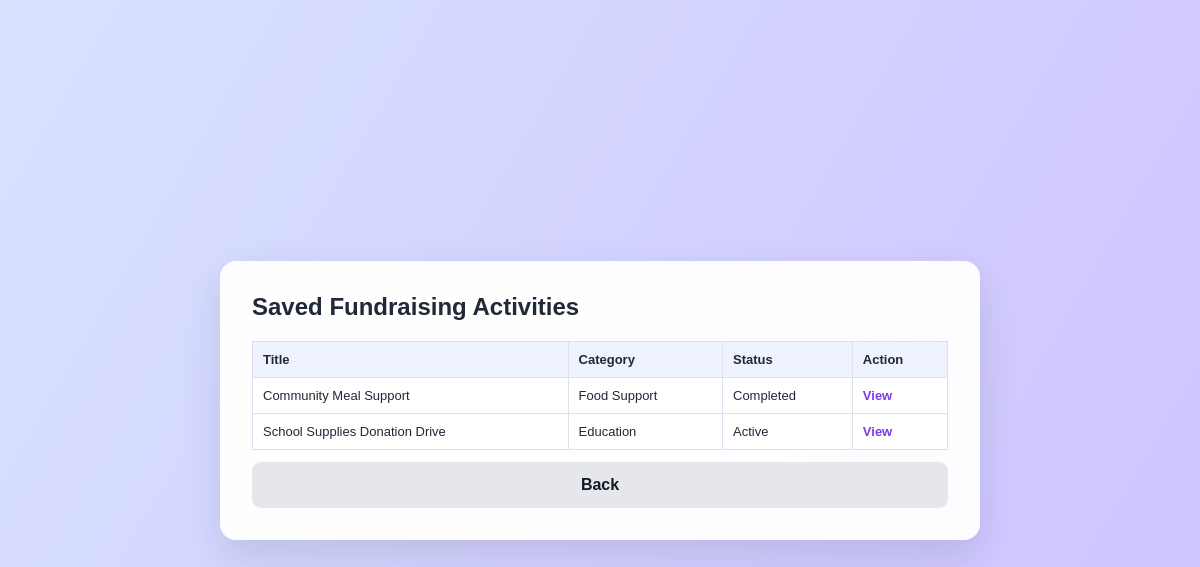
Screenshot of /index.php?page=view_saved_fra (signed in) with the database file from the repository.
### tables this page shows
CREATE TABLE favorites (
    favorite_id INT AUTO_INCREMENT PRIMARY KEY,
    user_id INT NOT NULL,
    fra_id INT NOT NULL,
    saved_date DATE NOT NULL,
    UNIQUE KEY unique_user_fra (user_id, fra_id),
    FOREIGN KEY (user_id) REFERENCES managed_user_accounts(user_id),
    FOREIGN KEY (fra_id) REFERENCES fundraising_activities(fra_id)
);

CREATE TABLE fundraising_activities (
    fra_id INT AUTO_INCREMENT PRIMARY KEY,
    fundraiser_id INT NOT NULL,
    title VARCHAR(150) NOT NULL,
    description TEXT NOT NULL,
    goal_amount DECIMAL(10,2) NOT NULL,
    current_amount DECIMAL(10,2) DEFAULT 0.00,
    category VARCHAR(100) NOT NULL,
    status ENUM('Active', 'Disabled', 'Completed') DEFAULT 'Active',
    start_date DATE,
    end_date DATE,
    view_count INT DEFAULT 0,
    shortlist_count INT DEFAULT 0,
    created_at DATETIME DEFAULT CURRENT_TIMESTAMP,
    FOREIGN KEY (fundraiser_id) REFERENCES managed_user_accounts(user_id)
);

### src/fra/entity/Favorite.php (called while the page is built, shortened)
<?php
require_once __DIR__ . '/../../shared/database/Database.php';
class Favorite
{
    private PDO $conn;
    public function __construct()
    {
        $database = new Database();
        $this->conn = $database->connect();
    }
    public function getSavedFRA(int $userId): array
    {
        $sql = "SELECT
                    fa.fra_id AS fraId,
                    fa.fundraiser_id AS fundraiserId,
                    fa.title,
                    fa.description,
                    fa.category,
                    fa.goal_amount AS goalAmount,
                    fa.current_amount AS currentAmount,
                    fa.status,
                    fa.view_count AS viewCount,
                    fa.shortlist_count AS shortlistCount,
                    f.saved_date AS savedDate
                FROM favorites f
                INNER JOIN fundraising_activities fa
                    ON f.fra_id = fa.fra_id
                WHERE f.user_id = :userId
                ORDER BY f.saved_date DESC";
        $stmt = $this->conn->prepare($sql);
        $stmt->bindParam(':userId', $userId, PDO::PARAM_INT);
        $stmt->execute();
        return $stmt->fetchAll(PDO::FETCH_ASSOC);
    }
}

### src/shared/database/Database.php (called while the page is built)
<?php
class Database
{
    private string $host = 'localhost';
    private string $database = 'echocare_db';
    private string $username = 'root';
    private string $password = '';
    private ?PDO $conn = null;
    public function connect(): PDO
    {
        if ($this->conn === null) {
            try {
                $this->conn = new PDO(
                    "mysql:host={$this->host};dbname={$this->database};charset=utf8mb4",
                    $this->username,
                    $this->password
                );
                $this->conn->setAttribute(PDO::ATTR_ERRMODE, PDO::ERRMODE_EXCEPTION);
                $this->conn->setAttribute(PDO::ATTR_DEFAULT_FETCH_MODE, PDO::FETCH_ASSOC);
            } catch (PDOException $e) {
                die('Database connection failed: ' . $e->getMessage());
            }
        }
        return $this->conn;
    }
}

### src/fra/controller/ViewSavedFRAController.php (called while the page is built)
<?php
require_once __DIR__ . '/../entity/Favorite.php';
class ViewSavedFRAController
{
    private Favorite $favorite;
    public function __construct()
    {
        $this->favorite = new Favorite();
    }
    public function getSavedFRA(int $userId): array
    {
        return $this->favorite->getSavedFRA($userId);
    }
}

### src/fra/boundary/ViewSavedFRAUI.php (the view, shortened to what this page needs)
<?php
require_once __DIR__ . '/../controller/ViewSavedFRAController.php';
$controller = new ViewSavedFRAController();
$savedFRA = $controller->getSavedFRA(
    $_SESSION['user']['id']
);
?>
<!DOCTYPE html>
<html>
<head>
<link rel="stylesheet" href="/css/style.css">
</head>
<body>
<div class="page-center">
<section class="dashboard-card">
<h1>Saved Fundraising Activities</h1>
<table class="table">
<tr>
<th>Title</th>
<th>Category</th>
<th>Status</th>
<th>Action</th>
</tr>
<?php foreach ($savedFRA as $fra): ?>
<tr>
<td><?= htmlspecialchars($fra['title']) ?></td>
<td><?= htmlspecialchars($fra['category']) ?></td>
<td><?= $fra['status'] ?></td>
<td>
<a class="action-link"
href="/index.php?page=view_fra_details&fraId=<?= $fra['fraId'] ?>">
View
</a>
</td>
</tr>
<?php endforeach; ?>
</table>
<a href="/index.php?page=donee_dashboard"
class="secondary-btn">
Back
</a>
</section>
</div>
</body>
</html>

### public/css/style.css (style rules this page uses)
* { box-sizing: border-box; }
body { margin: 0; font-family: Arial, Helvetica, sans-serif; background: #f7f8ff; color: #1f2937; }
body::before { content: ""; position: fixed; inset: 0; background: radial-gradient(circle at 20% 25%, rgba(220, 230, 255, 0.9), transparent 35%), radial-gradient(circle at 80% 35%, rgba(235, 240, 255, 0.9), transparent 38%), linear-gradient(135deg, #ffffff 0%, #eef3ff 45%, #ffffff 100%); z-index: -2; }
body::after { content: ""; position: fixed; inset: 0; background: linear-gradient(155deg, transparent 20%, rgba(205, 218, 250, 0.45) 38%, transparent 58%), linear-gradient(25deg, transparent 25%, rgba(230, 235, 255, 0.8) 48%, transparent 70%); z-index: -1; }
.page-center { min-height: 100vh; display: flex; align-items: center; justify-content: center; padding: 24px; }
h1 { margin: 0 0 8px; font-size: 24px; }
.dashboard-card { width: 760px; background: rgba(255,255,255,0.96); border-radius: 16px; padding: 32px; box-shadow: 0 16px 40px rgba(15, 23, 42, 0.12); }
.table { width: 100%; border-collapse: collapse; margin-top: 20px; background: white; }
.table th, .table td { border: 1px solid #dbe1ef; padding: 10px; font-size: 13px; text-align: left; }
.table th { background: #eef3ff; }
.action-link { color: #7c3aed; font-weight: bold; text-decoration: none; }
.secondary-btn { display: block; width: 100%; text-align: center; padding: 14px; border-radius: 9px; background: #e5e7eb; color: #111827; text-decoration: none; font-weight: 700; margin-top: 12px; }
body { position: relative; overflow-x: hidden; background: #eef3ff; }
body::before { content: ""; position: fixed; inset: 0; z-index: 0; background: linear-gradient( 120deg, #d8e2ff, #cbb7ff, #f3e8ff, #dbeafe ); background-size: 400% 400%; animation: movingGradient 4s ease infinite; }
.page-center, .app-layout { position: relative; z-index: 1; }

### rows the page displays
favorites: fra.title "Community Meal Support", fra.category "Food Support", fra.status "Completed"
favorites: fra.title "School Supplies Donation Drive", fra.category "Education", fra.status "Active"
